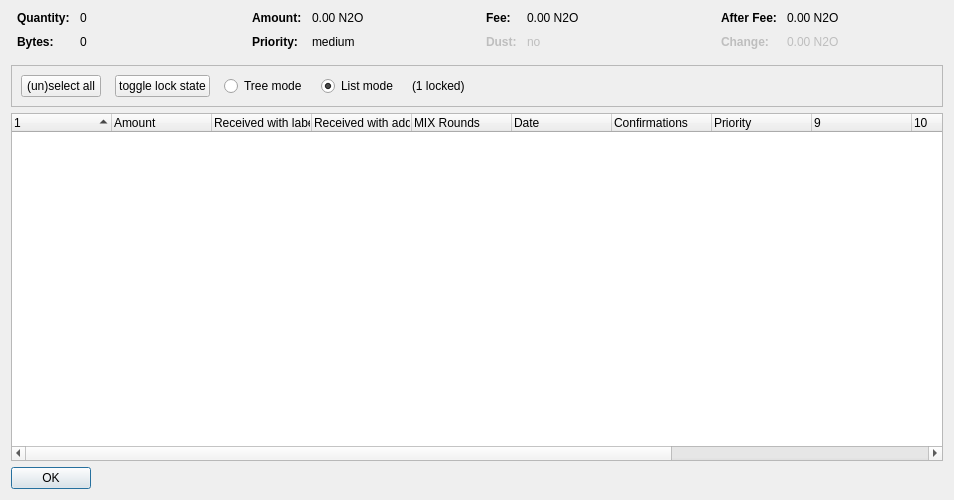
<?xml version="1.0" encoding="UTF-8"?>
<ui version="4.0">
 <class>CoinControlDialog</class>
 <widget class="QDialog" name="CoinControlDialog">
  <property name="geometry">
   <rect>
    <x>0</x>
    <y>0</y>
    <width>954</width>
    <height>500</height>
   </rect>
  </property>
  <property name="windowTitle">
   <string>Coin Selection</string>
  </property>
  <layout class="QVBoxLayout" name="verticalLayout">
   <item>
    <layout class="QHBoxLayout" name="horizontalLayoutTop" stretch="0,0,0,0">
     <property name="topMargin">
      <number>0</number>
     </property>
     <property name="bottomMargin">
      <number>10</number>
     </property>
     <item>
      <layout class="QFormLayout" name="formLayoutCoinControl1">
       <property name="horizontalSpacing">
        <number>10</number>
       </property>
       <property name="verticalSpacing">
        <number>10</number>
       </property>
       <property name="leftMargin">
        <number>6</number>
       </property>
       <property name="rightMargin">
        <number>6</number>
       </property>
       <item row="0" column="0">
        <widget class="QLabel" name="labelCoinControlQuantityText">
         <property name="font">
          <font>
           <weight>75</weight>
           <bold>true</bold>
          </font>
         </property>
         <property name="text">
          <string>Quantity:</string>
         </property>
        </widget>
       </item>
       <item row="0" column="1">
        <widget class="QLabel" name="labelCoinControlQuantity">
         <property name="cursor">
          <cursorShape>IBeamCursor</cursorShape>
         </property>
         <property name="contextMenuPolicy">
          <enum>Qt::ActionsContextMenu</enum>
         </property>
         <property name="text">
          <string notr="true">0</string>
         </property>
         <property name="textInteractionFlags">
          <set>Qt::LinksAccessibleByMouse|Qt::TextSelectableByKeyboard|Qt::TextSelectableByMouse</set>
         </property>
        </widget>
       </item>
       <item row="1" column="0">
        <widget class="QLabel" name="labelCoinControlBytesText">
         <property name="font">
          <font>
           <weight>75</weight>
           <bold>true</bold>
          </font>
         </property>
         <property name="text">
          <string>Bytes:</string>
         </property>
        </widget>
       </item>
       <item row="1" column="1">
        <widget class="QLabel" name="labelCoinControlBytes">
         <property name="cursor">
          <cursorShape>IBeamCursor</cursorShape>
         </property>
         <property name="contextMenuPolicy">
          <enum>Qt::ActionsContextMenu</enum>
         </property>
         <property name="text">
          <string notr="true">0</string>
         </property>
         <property name="textInteractionFlags">
          <set>Qt::LinksAccessibleByMouse|Qt::TextSelectableByKeyboard|Qt::TextSelectableByMouse</set>
         </property>
        </widget>
       </item>
      </layout>
     </item>
     <item>
      <layout class="QFormLayout" name="formLayoutCoinControl2">
       <property name="horizontalSpacing">
        <number>10</number>
       </property>
       <property name="verticalSpacing">
        <number>10</number>
       </property>
       <property name="leftMargin">
        <number>6</number>
       </property>
       <property name="rightMargin">
        <number>6</number>
       </property>
       <item row="0" column="0">
        <widget class="QLabel" name="labelCoinControlAmountText">
         <property name="font">
          <font>
           <weight>75</weight>
           <bold>true</bold>
          </font>
         </property>
         <property name="text">
          <string>Amount:</string>
         </property>
        </widget>
       </item>
       <item row="0" column="1">
        <widget class="QLabel" name="labelCoinControlAmount">
         <property name="cursor">
          <cursorShape>IBeamCursor</cursorShape>
         </property>
         <property name="contextMenuPolicy">
          <enum>Qt::ActionsContextMenu</enum>
         </property>
         <property name="text">
          <string notr="true">0.00 N2O</string>
         </property>
         <property name="textInteractionFlags">
          <set>Qt::LinksAccessibleByMouse|Qt::TextSelectableByKeyboard|Qt::TextSelectableByMouse</set>
         </property>
        </widget>
       </item>
       <item row="1" column="0">
        <widget class="QLabel" name="labelCoinControlPriorityText">
         <property name="font">
          <font>
           <weight>75</weight>
           <bold>true</bold>
          </font>
         </property>
         <property name="text">
          <string>Priority:</string>
         </property>
        </widget>
       </item>
       <item row="1" column="1">
        <widget class="QLabel" name="labelCoinControlPriority">
         <property name="cursor">
          <cursorShape>IBeamCursor</cursorShape>
         </property>
         <property name="contextMenuPolicy">
          <enum>Qt::ActionsContextMenu</enum>
         </property>
         <property name="text">
          <string>medium</string>
         </property>
         <property name="textInteractionFlags">
          <set>Qt::LinksAccessibleByMouse|Qt::TextSelectableByKeyboard|Qt::TextSelectableByMouse</set>
         </property>
        </widget>
       </item>
      </layout>
     </item>
     <item>
      <layout class="QFormLayout" name="formLayoutCoinControl3">
       <property name="horizontalSpacing">
        <number>10</number>
       </property>
       <property name="verticalSpacing">
        <number>10</number>
       </property>
       <property name="leftMargin">
        <number>6</number>
       </property>
       <property name="rightMargin">
        <number>6</number>
       </property>
       <item row="0" column="0">
        <widget class="QLabel" name="labelCoinControlFeeText">
         <property name="font">
          <font>
           <weight>75</weight>
           <bold>true</bold>
          </font>
         </property>
         <property name="text">
          <string>Fee:</string>
         </property>
        </widget>
       </item>
       <item row="0" column="1">
        <widget class="QLabel" name="labelCoinControlFee">
         <property name="cursor">
          <cursorShape>IBeamCursor</cursorShape>
         </property>
         <property name="contextMenuPolicy">
          <enum>Qt::ActionsContextMenu</enum>
         </property>
         <property name="text">
          <string notr="true">0.00 N2O</string>
         </property>
         <property name="textInteractionFlags">
          <set>Qt::LinksAccessibleByMouse|Qt::TextSelectableByKeyboard|Qt::TextSelectableByMouse</set>
         </property>
        </widget>
       </item>
       <item row="1" column="0">
        <widget class="QLabel" name="labelCoinControlLowOutputText">
         <property name="enabled">
          <bool>false</bool>
         </property>
         <property name="font">
          <font>
           <weight>75</weight>
           <bold>true</bold>
          </font>
         </property>
         <property name="text">
          <string>Dust:</string>
         </property>
        </widget>
       </item>
       <item row="1" column="1">
        <widget class="QLabel" name="labelCoinControlLowOutput">
         <property name="enabled">
          <bool>false</bool>
         </property>
         <property name="cursor">
          <cursorShape>IBeamCursor</cursorShape>
         </property>
         <property name="contextMenuPolicy">
          <enum>Qt::ActionsContextMenu</enum>
         </property>
         <property name="text">
          <string>no</string>
         </property>
         <property name="textInteractionFlags">
          <set>Qt::LinksAccessibleByMouse|Qt::TextSelectableByKeyboard|Qt::TextSelectableByMouse</set>
         </property>
        </widget>
       </item>
      </layout>
     </item>
     <item>
      <layout class="QFormLayout" name="formLayoutCoinControl4">
       <property name="horizontalSpacing">
        <number>10</number>
       </property>
       <property name="verticalSpacing">
        <number>10</number>
       </property>
       <property name="leftMargin">
        <number>6</number>
       </property>
       <property name="rightMargin">
        <number>6</number>
       </property>
       <item row="0" column="0">
        <widget class="QLabel" name="labelCoinControlAfterFeeText">
         <property name="font">
          <font>
           <weight>75</weight>
           <bold>true</bold>
          </font>
         </property>
         <property name="text">
          <string>After Fee:</string>
         </property>
        </widget>
       </item>
       <item row="0" column="1">
        <widget class="QLabel" name="labelCoinControlAfterFee">
         <property name="cursor">
          <cursorShape>IBeamCursor</cursorShape>
         </property>
         <property name="contextMenuPolicy">
          <enum>Qt::ActionsContextMenu</enum>
         </property>
         <property name="text">
          <string notr="true">0.00 N2O</string>
         </property>
         <property name="textInteractionFlags">
          <set>Qt::LinksAccessibleByMouse|Qt::TextSelectableByKeyboard|Qt::TextSelectableByMouse</set>
         </property>
        </widget>
       </item>
       <item row="1" column="0">
        <widget class="QLabel" name="labelCoinControlChangeText">
         <property name="enabled">
          <bool>false</bool>
         </property>
         <property name="font">
          <font>
           <weight>75</weight>
           <bold>true</bold>
          </font>
         </property>
         <property name="text">
          <string>Change:</string>
         </property>
        </widget>
       </item>
       <item row="1" column="1">
        <widget class="QLabel" name="labelCoinControlChange">
         <property name="enabled">
          <bool>false</bool>
         </property>
         <property name="cursor">
          <cursorShape>IBeamCursor</cursorShape>
         </property>
         <property name="contextMenuPolicy">
          <enum>Qt::ActionsContextMenu</enum>
         </property>
         <property name="text">
          <string notr="true">0.00 N2O</string>
         </property>
         <property name="textInteractionFlags">
          <set>Qt::LinksAccessibleByMouse|Qt::TextSelectableByKeyboard|Qt::TextSelectableByMouse</set>
         </property>
        </widget>
       </item>
      </layout>
     </item>
    </layout>
   </item>
   <item>
    <widget class="QFrame" name="frame">
     <property name="minimumSize">
      <size>
       <width>0</width>
       <height>40</height>
      </size>
     </property>
     <property name="frameShape">
      <enum>QFrame::StyledPanel</enum>
     </property>
     <property name="frameShadow">
      <enum>QFrame::Sunken</enum>
     </property>
     <layout class="QHBoxLayout" name="horizontalLayout">
      <item>
       <layout class="QHBoxLayout" name="horizontalLayoutPanel" stretch="0,0,0,0,0,0">
        <property name="spacing">
         <number>14</number>
        </property>
        <item>
         <widget class="QPushButton" name="pushButtonSelectAll">
          <property name="sizePolicy">
           <sizepolicy hsizetype="Maximum" vsizetype="Fixed">
            <horstretch>0</horstretch>
            <verstretch>0</verstretch>
           </sizepolicy>
          </property>
          <property name="text">
           <string>(un)select all</string>
          </property>
          <property name="autoDefault">
           <bool>false</bool>
          </property>
         </widget>
        </item>
        <item>
         <widget class="QPushButton" name="pushButtonToggleLock">
          <property name="sizePolicy">
           <sizepolicy hsizetype="Maximum" vsizetype="Fixed">
            <horstretch>0</horstretch>
            <verstretch>0</verstretch>
           </sizepolicy>
          </property>
          <property name="text">
           <string>toggle lock state</string>
          </property>
          <property name="autoDefault">
           <bool>false</bool>
          </property>
         </widget>
        </item>
        <item>
         <widget class="QRadioButton" name="radioTreeMode">
          <property name="sizePolicy">
           <sizepolicy hsizetype="Maximum" vsizetype="Fixed">
            <horstretch>0</horstretch>
            <verstretch>0</verstretch>
           </sizepolicy>
          </property>
          <property name="text">
           <string>Tree mode</string>
          </property>
         </widget>
        </item>
        <item>
         <widget class="QRadioButton" name="radioListMode">
          <property name="sizePolicy">
           <sizepolicy hsizetype="Maximum" vsizetype="Fixed">
            <horstretch>0</horstretch>
            <verstretch>0</verstretch>
           </sizepolicy>
          </property>
          <property name="text">
           <string>List mode</string>
          </property>
          <property name="checked">
           <bool>true</bool>
          </property>
         </widget>
        </item>
        <item>
         <widget class="QLabel" name="labelLocked">
          <property name="text">
           <string>(1 locked)</string>
          </property>
         </widget>
        </item>
        <item>
         <spacer name="horizontalSpacer">
          <property name="orientation">
           <enum>Qt::Horizontal</enum>
          </property>
          <property name="sizeHint" stdset="0">
           <size>
            <width>40</width>
            <height>20</height>
           </size>
          </property>
         </spacer>
        </item>
       </layout>
      </item>
     </layout>
    </widget>
   </item>
   <item>
    <widget class="CoinControlTreeWidget" name="treeWidget">
     <property name="contextMenuPolicy">
      <enum>Qt::CustomContextMenu</enum>
     </property>
     <property name="sortingEnabled">
      <bool>false</bool>
     </property>
     <property name="columnCount">
      <number>13</number>
     </property>
     <attribute name="headerShowSortIndicator" stdset="0">
      <bool>true</bool>
     </attribute>
     <attribute name="headerStretchLastSection">
      <bool>false</bool>
     </attribute>
     <column>
      <property name="text">
       <string/>
      </property>
     </column>
     <column>
      <property name="text">
       <string>Amount</string>
      </property>
     </column>
     <column>
      <property name="text">
       <string>Received with label</string>
      </property>
     </column>
     <column>
      <property name="text">
       <string>Received with address</string>
      </property>
     </column>
     <column>
      <property name="text">
       <string>MIX Rounds</string>
      </property>
     </column>
     <column>
      <property name="text">
       <string>Date</string>
      </property>
     </column>
     <column>
      <property name="text">
       <string>Confirmations</string>
      </property>
      <property name="toolTip">
       <string>Confirmed</string>
      </property>
     </column>
     <column>
      <property name="text">
       <string>Priority</string>
      </property>
     </column>
     <column>
      <property name="text">
       <string/>
      </property>
     </column>
     <column>
      <property name="text">
       <string/>
      </property>
     </column>
     <column>
      <property name="text">
       <string/>
      </property>
     </column>
     <column>
      <property name="text">
       <string/>
      </property>
     </column>
     <column>
      <property name="text">
       <string/>
      </property>
     </column>
    </widget>
   </item>
   <item>
    <widget class="QDialogButtonBox" name="buttonBox">
     <property name="sizePolicy">
      <sizepolicy hsizetype="Maximum" vsizetype="Fixed">
       <horstretch>0</horstretch>
       <verstretch>0</verstretch>
      </sizepolicy>
     </property>
     <property name="orientation">
      <enum>Qt::Horizontal</enum>
     </property>
     <property name="standardButtons">
      <set>QDialogButtonBox::Ok</set>
     </property>
    </widget>
   </item>
  </layout>
 </widget>
 <customwidgets>
  <customwidget>
   <class>CoinControlTreeWidget</class>
   <extends>QTreeWidget</extends>
   <header>coincontroltreewidget.h</header>
  </customwidget>
 </customwidgets>
 <resources/>
 <connections/>
</ui>
